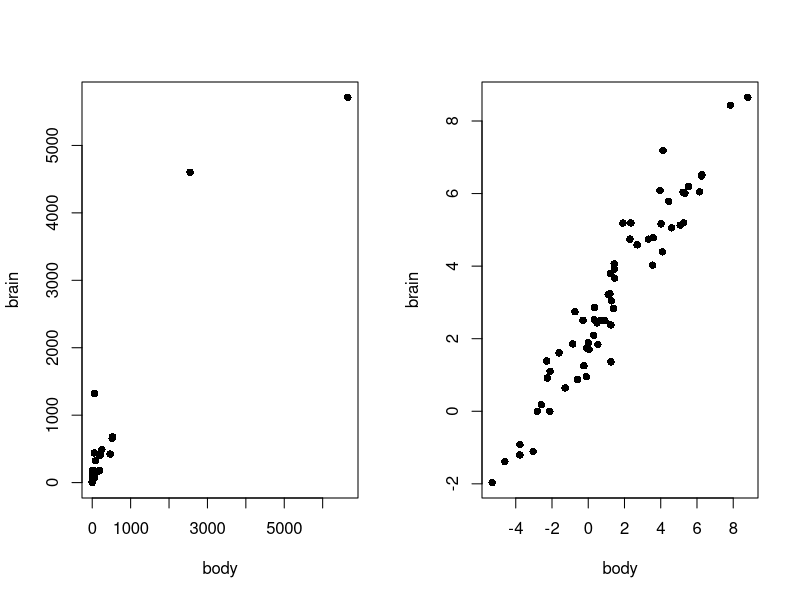
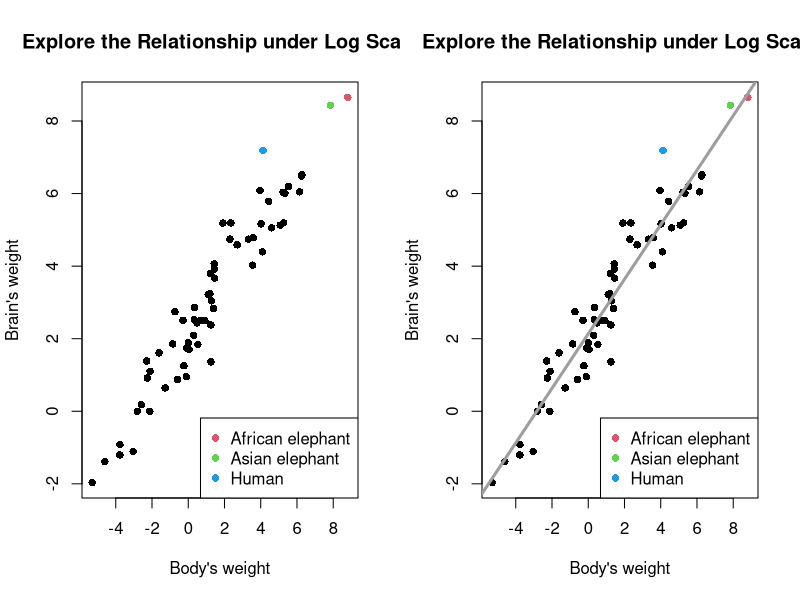
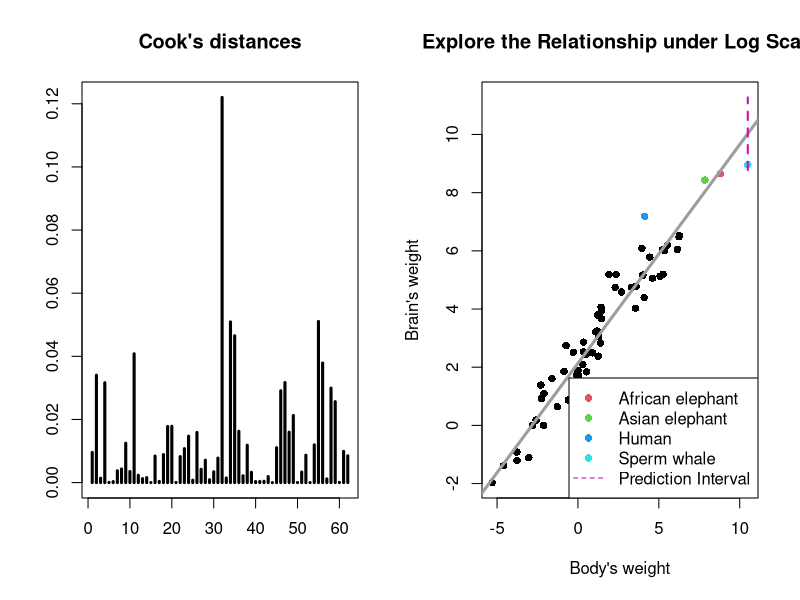
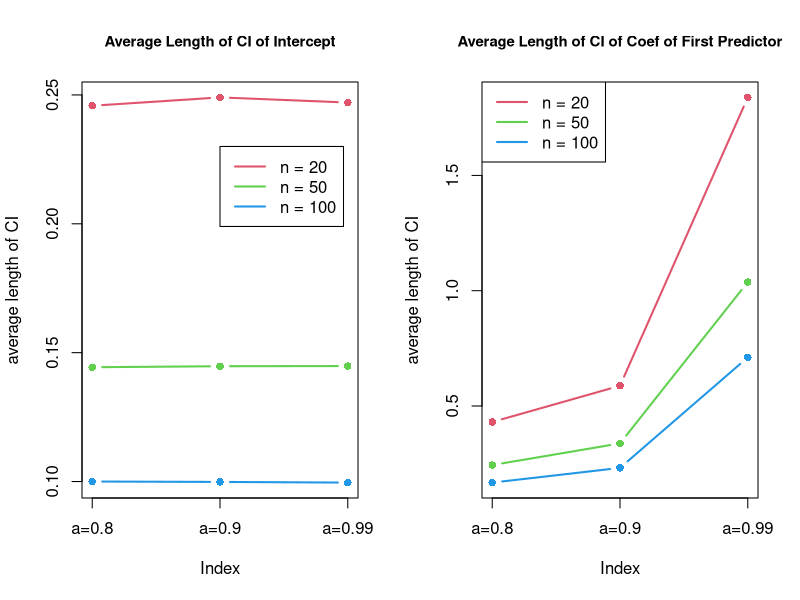
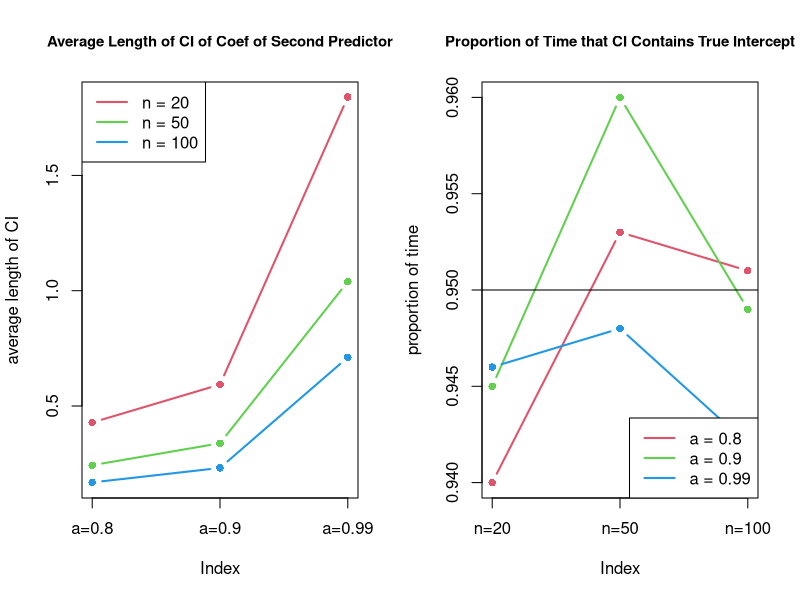
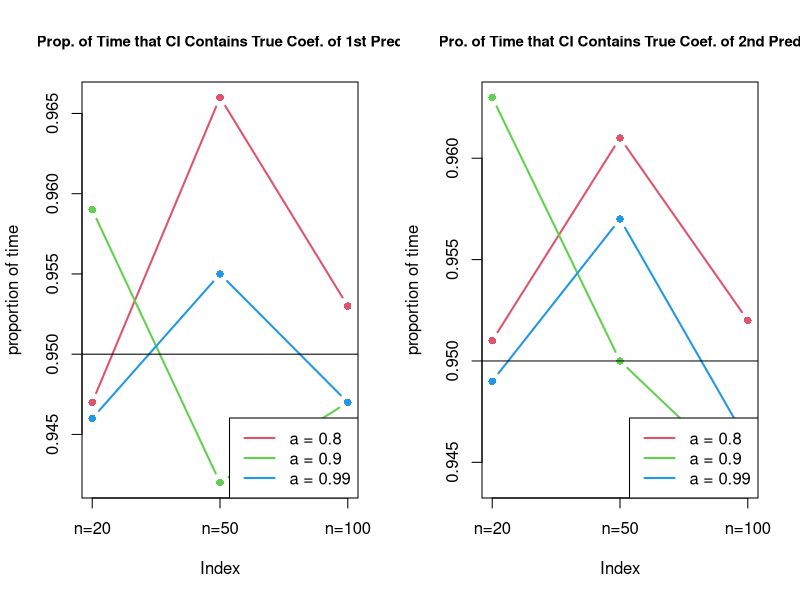
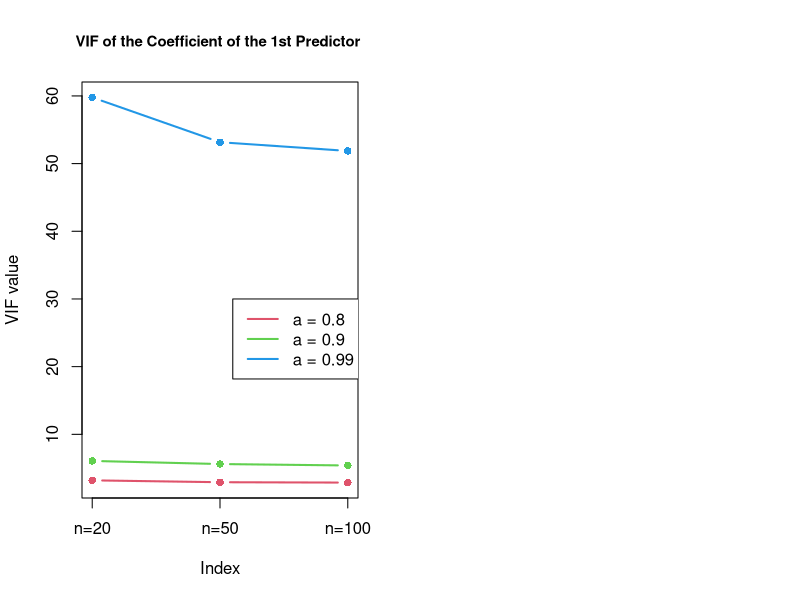

Recreate these plots in R, in order.
## ---- chunk 1
#install.packages("formatR")
library("formatR")
library(knitr)
opts_chunk$set(tidy.opts=list(width.cutoff=80),tidy=TRUE)
## ---- chunk 2
library(knitr)
opts_chunk$set(tidy.opts=list(width.cutoff=40),tidy=TRUE)

library(MASS)
dat <- mammals
dat.a <- log(mammals)

par(mfrow = c(1,2))
plot(dat, pch = 16)
plot(dat.a, pch = 16)
## ---- chunk 3

index <- c(which(row.names(dat.a) == "African elephant"), which(row.names(dat.a) == "Asian elephant"), 
           which(row.names(dat.a) == "Human"))

pick_body <- c(unlist(dat.a[index,][1,])[1], unlist(dat.a[index,][2,])[1], unlist(dat.a[index,][3,])[1])
pick_brain <- c(unlist(dat.a[index,][1,])[2], unlist(dat.a[index,][2,])[2], unlist(dat.a[index,][3,])[2])


plot(dat.a, pch = 16, xlab = "Body's weight", ylab = "Brain's weight", main = "Explore the Relationship under Log Scale")
points(pick_body, pick_brain, pch = 16, col = 2:4)
legend("bottomright", c("African elephant", "Asian elephant", "Human"), pch = 16, col = 2:4)
## ---- chunk 4
fit <- lm(brain ~ body, data = dat.a)

plot(dat.a, pch = 16, xlab = "Body's weight", ylab = "Brain's weight", main = "Explore the Relationship under Log Scale")
points(pick_body, pick_brain, pch = 16, col = 2:4)
abline(fit, col = 8, lwd = 3)
legend("bottomright", c("African elephant", "Asian elephant", "Human"), pch = 16, col = 2:4)

fit$coefficients[1] # the intercept 
fit$coefficients[2] # the slope

confint(fit, level = 0.99)
## ---- chunk 5
plot(cooks.distance(fit), type = "h", lwd = 3, xlab = "", ylab = "", main = "Cook's distances")
which.max(cooks.distance(fit))
## ---- chunk 6
new <- data.frame(body = log(36275), brain = log(7800))
pred <- predict(fit, new, interval = 'prediction', level = 0.9) 
print(pred)

low.body <- min(range(dat.a$body)[1], unlist(new)[1])
high.body <- max(range(dat.a$body)[2], unlist(new)[1])
low.brain <- min(range(dat.a$brain)[1], unlist(new)[2], pred[2])
high.brain <- max(range(dat.a$brain)[2], unlist(new)[2], pred[3])

plot(dat.a, pch = 16, xlab = "Body's weight", ylab = "Brain's weight", xlim = c(low.body, high.body), ylim = c(low.brain, high.brain), main = "Explore the Relationship under Log Scale")
points(pick_body, pick_brain, pch = 16, col = 2:4)
points(unlist(new)[1], unlist(new)[2], pch = 16, col = 13)
abline(fit, col = 8, lwd = 3)
coords <- cbind(c(log(36275),log(36275)), c(pred[2], pred[3]))
lines(coords, col = 6, lwd = 2, lty = 2)
legend("bottomright", c("African elephant", "Asian elephant", "Human", "Sperm whale", "Prediction Interval"), pch = c(16, 16, 16, 16, NA), col = c(2:4, 13, 6), lty = c(NA, NA, NA, NA, 2))
## ---- chunk 7
N = 1000
sample.size <- c(20,50,100)
poss.a <- c(0.8, 0.9, 0.99)

op <- function(n, a, N){
  
  coll.confint.length.inte <- c()
  coll.confint.length.s1 <- c()
  coll.confint.length.s2 <- c()
  
  coll.if.contain.inte <- c()
  coll.if.contain.s1 <- c()
  coll.if.contain.s2 <- c()
  
  coll.vif.s1 <- c()
  coll.vif.s2 <- c()
  
  for (i in 1:N) {
    x1 <- rnorm(n, 0, 1)
    z <- rnorm(n, 0, 1)
    x2 <- a*x1 + sqrt(1 - a^2) * z
    eps <- rnorm(n, 0, 0.5^2)
    y <- -1 + 2*x1 - 2*x2 + eps
    
    fit <- lm(y ~ x1 + x2)
    
    cf <- confint(fit, level = 0.95)
    confint.length.inte <- cf[1,2] - cf[1,1]; coll.confint.length.inte[i] <- confint.length.inte
    confint.length.s1 <- cf[2,2] - cf[2,1]; coll.confint.length.s1[i] <- confint.length.s1
    confint.length.s2 <- cf[3,2] - cf[3,1]; coll.confint.length.s2[i] <- confint.length.s2
    
    if.contain.inte <- (-1 >= cf[1,1] && -1 <= cf[1,2]); coll.if.contain.inte[i] <- if.contain.inte
    if.contain.s1 <- (2 >= cf[2,1] && 2 <= cf[2,2]); coll.if.contain.s1[i] <- if.contain.s1
    if.contain.s2 <- (-2 >= cf[3,1] && -2 <= cf[3,2]); coll.if.contain.s2[i] <- if.contain.s2

    library(car)
    # It is not meaningful to calculate the VIF for the intercept coefficient because the intercept coefficient represents the mean response value when all predictor variables are zero, which does not have the issue of multicollinearity involved. Therefore we do not calculate vif for the intercept.
    vif.s1 <- vif(fit)[1]; coll.vif.s1[i] <- vif.s1
    vif.s2 <- vif(fit)[2]; coll.vif.s2[i] <- vif.s2
  }
  
  avg.length.inte <- mean(coll.confint.length.inte)
  avg.length.s1 <- mean(coll.confint.length.s1)
  avg.length.s2 <- mean(coll.confint.length.s2)
  
  prop.contain.inte <- sum(coll.if.contain.inte) / N
  prop.contain.s1 <- sum(coll.if.contain.s1) / N
  prop.contain.s2 <- sum(coll.if.contain.s2) / N
  
  avg.vif.s1 <- mean(coll.vif.s1)
  avg.vif.s2 <- mean(coll.vif.s2)
  
  return(c(avg.length.inte, avg.length.s1, avg.length.s2, prop.contain.inte, prop.contain.s1, prop.contain.s2, avg.vif.s1, avg.vif.s2))
}

summary <- matrix(NA, length(sample.size) * length(poss.a), 8) 

for (i in 1:length(sample.size)) { 
  for (j in 1:length(poss.a)){
    summary[j + (i-1) * 3, ] <- op(sample.size[i], poss.a[j], N)
  }
}

rownames(summary) <- c("(20, 0.8)", "(20, 0.9)", "(20, 0.99)", "(50, 0.8)", "(50, 0.9)", "(50, 0.99)", "(100, 0.8)", "(100, 0.9)", "(100, 0.99)")
colnames(summary) <- c("avg.CI.length coe0", "avg.CI.length coe1", "avg.CI.length coe2", "prop.time.coe0", "prop.time.coe1", "prop.time.coe2", "avg.vif.coe1", "avg.vif.coe2")
print(summary)

## ---- chunk 8
par(cex.main = 0.9)
plot(summary[c(1,2,3),1], type = "b", pch = 16, col = 2, lwd = 2, ylim = range(summary[,1]), ylab = "average length of CI", main = "Average Length of CI of Intercept", xaxt = "n")
axis(1, at = c(1,2,3), labels = c("a=0.8", "a=0.9", "a=0.99"))
lines(summary[c(4,5,6),1], type = "b", pch = 16, col = 3, lwd = 2)
lines(summary[c(7,8,9),1], type = "b", pch = 16, col = 4, lwd = 2)
legend(legend = c("n = 20", "n = 50", "n = 100"), col = 2:4, lwd = 2, x= 2, y = 0.23)

par(cex.main = 0.9)
plot(summary[c(1,2,3),2], type = "b", pch = 16, col = 2, lwd = 2, ylim = range(summary[,2]), ylab = "average length of CI", main = "Average Length of CI of Coef of First Predictor", xaxt = "n")
axis(1, at = c(1,2,3), labels = c("a=0.8", "a=0.9", "a=0.99"))
lines(summary[c(4,5,6),2], type = "b", pch = 16, col = 3, lwd = 2)
lines(summary[c(7,8,9),2], type = "b", pch = 16, col = 4, lwd = 2)
legend("topleft", legend = c("n = 20", "n = 50", "n = 100"), col = 2:4, lwd = 2)

par(cex.main = 0.9)
plot(summary[c(1,2,3),3], type = "b", pch = 16, col = 2, lwd = 2, ylim = range(summary[,2]), ylab = "average length of CI", main = "Average Length of CI of Coef of Second Predictor", xaxt = "n")
axis(1, at = c(1,2,3), labels = c("a=0.8", "a=0.9", "a=0.99"))
lines(summary[c(4,5,6),3], type = "b", pch = 16, col = 3, lwd = 2)
lines(summary[c(7,8,9),3], type = "b", pch = 16, col = 4, lwd = 2)
legend("topleft", legend = c("n = 20", "n = 50", "n = 100"), col = 2:4, lwd = 2)

## ---- chunk 9
par(cex.main = 0.9)
plot(summary[c(1,4,7),4], type = "b", pch = 16, col = 2, lwd = 2, ylim = range(summary[,4]), ylab = "proportion of time", main = "Proportion of Time that CI Contains True Intercept", xaxt = "n")
axis(1, at = c(1,2,3), labels = c("n=20", "n=50", "n=100"))
lines(summary[c(2,5,8),4], type = "b", pch = 16, col = 3, lwd = 2)
lines(summary[c(3,6,9),4], type = "b", pch = 16, col = 4, lwd = 2)
abline(h=0.95)
legend("bottomright", legend = c("a = 0.8", "a = 0.9", "a = 0.99"), col = 2:4, lwd = 2)

par(cex.main = 0.9)
plot(summary[c(1,4,7),5], type = "b", pch = 16, col = 2, lwd = 2, ylim = range(summary[,5]), ylab = "proportion of time", main = "Prop. of Time that CI Contains True Coef. of 1st Pred", xaxt = "n")
axis(1, at = c(1,2,3), labels = c("n=20", "n=50", "n=100"))
lines(summary[c(2,5,8),5], type = "b", pch = 16, col = 3, lwd = 2)
lines(summary[c(3,6,9),5], type = "b", pch = 16, col = 4, lwd = 2)
abline(h=0.95)
legend("bottomright", legend = c("a = 0.8", "a = 0.9", "a = 0.99"), col = 2:4, lwd = 2)

par(cex.main = 0.9)
plot(summary[c(1,4,7),6], type = "b", pch = 16, col = 2, lwd = 2, ylim = range(summary[,6]), ylab = "proportion of time", main = "Pro. of Time that CI Contains True Coef. of 2nd Pred", xaxt = "n")
axis(1, at = c(1,2,3), labels = c("n=20", "n=50", "n=100"))
lines(summary[c(2,5,8),6], type = "b", pch = 16, col = 3, lwd = 2)
lines(summary[c(3,6,9),6], type = "b", pch = 16, col = 4, lwd = 2)
abline(h=0.95)
legend("bottomright", legend = c("a = 0.8", "a = 0.9", "a = 0.99"), col = 2:4, lwd = 2)
## ---- chunk 10
par(cex.main = 0.9)
plot(summary[c(1,4,7),7], type = "b", pch = 16, col = 2, lwd = 2, ylim = range(summary[,7]), ylab = "VIF value", main = "VIF of the Coefficient of the 1st Predictor ", xaxt = "n")
axis(1, at = c(1,2,3), labels = c("n=20", "n=50", "n=100"))
lines(summary[c(2,5,8),7], type = "b", pch = 16, col = 3, lwd = 2)
lines(summary[c(3,6,9),7], type = "b", pch = 16, col = 4, lwd = 2)
legend(legend = c("a = 0.8", "a = 0.9", "a = 0.99"), col = 2:4, lwd = 2, x = 2.1, y = 30)
